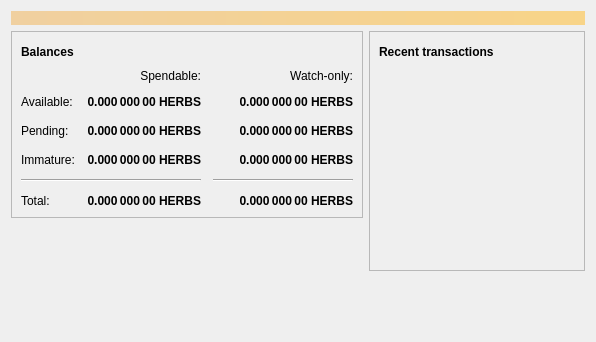
<?xml version="1.0" encoding="UTF-8"?>
<ui version="4.0">
 <class>OverviewPage</class>
 <widget class="QWidget" name="OverviewPage">
  <property name="geometry">
   <rect>
    <x>0</x>
    <y>0</y>
    <width>596</width>
    <height>342</height>
   </rect>
  </property>
  <property name="windowTitle">
   <string>Form</string>
  </property>
  <layout class="QVBoxLayout" name="topLayout">
   <item>
    <widget class="QLabel" name="labelAlerts">
     <property name="visible">
      <bool>false</bool>
     </property>
     <property name="styleSheet">
      <string notr="true">QLabel { background-color: qlineargradient(x1: 0, y1: 0, x2: 1, y2: 0, stop:0 #F0D0A0, stop:1 #F8D488); color:#000000; }</string>
     </property>
     <property name="wordWrap">
      <bool>true</bool>
     </property>
     <property name="margin">
      <number>3</number>
     </property>
     <property name="textInteractionFlags">
      <set>Qt::TextSelectableByMouse</set>
     </property>
    </widget>
   </item>
   <item>
    <layout class="QHBoxLayout" name="horizontalLayout" stretch="1,1">
     <item>
      <layout class="QVBoxLayout" name="verticalLayout_2">
       <item>
        <widget class="QFrame" name="frame">
         <property name="frameShape">
          <enum>QFrame::StyledPanel</enum>
         </property>
         <property name="frameShadow">
          <enum>QFrame::Raised</enum>
         </property>
         <layout class="QVBoxLayout" name="verticalLayout_4">
          <item>
           <layout class="QHBoxLayout" name="horizontalLayout_4">
            <item>
             <widget class="QLabel" name="label_5">
              <property name="font">
               <font>
                <weight>75</weight>
                <bold>true</bold>
               </font>
              </property>
              <property name="text">
               <string>Balances</string>
              </property>
             </widget>
            </item>
            <item>
             <widget class="QPushButton" name="labelWalletStatus">
              <property name="enabled">
               <bool>true</bool>
              </property>
              <property name="maximumSize">
               <size>
                <width>30</width>
                <height>16777215</height>
               </size>
              </property>
              <property name="toolTip">
               <string>The displayed information may be out of date. Your wallet automatically synchronizes with the herbsters network after a connection is established, but this process has not completed yet.</string>
              </property>
              <property name="text">
               <string/>
              </property>
              <property name="icon">
               <iconset resource="../herbsters.qrc">
                <normaloff>:/icons/warning</normaloff>
                <disabledoff>:/icons/warning</disabledoff>:/icons/warning</iconset>
              </property>
              <property name="iconSize">
               <size>
                <width>24</width>
                <height>24</height>
               </size>
              </property>
              <property name="flat">
               <bool>true</bool>
              </property>
             </widget>
            </item>
            <item>
             <spacer name="horizontalSpacer_3">
              <property name="orientation">
               <enum>Qt::Horizontal</enum>
              </property>
              <property name="sizeHint" stdset="0">
               <size>
                <width>40</width>
                <height>20</height>
               </size>
              </property>
             </spacer>
            </item>
           </layout>
          </item>
          <item>
           <layout class="QGridLayout" name="gridLayout">
            <property name="spacing">
             <number>12</number>
            </property>
            <item row="2" column="2">
             <widget class="QLabel" name="labelWatchPending">
              <property name="font">
               <font>
                <weight>75</weight>
                <bold>true</bold>
               </font>
              </property>
              <property name="cursor">
               <cursorShape>IBeamCursor</cursorShape>
              </property>
              <property name="toolTip">
               <string>Unconfirmed transactions to watch-only addresses</string>
              </property>
              <property name="text">
               <string notr="true">0.000 000 00 HERBS</string>
              </property>
              <property name="alignment">
               <set>Qt::AlignRight|Qt::AlignTrailing|Qt::AlignVCenter</set>
              </property>
              <property name="textInteractionFlags">
               <set>Qt::LinksAccessibleByMouse|Qt::TextSelectableByKeyboard|Qt::TextSelectableByMouse</set>
              </property>
             </widget>
            </item>
            <item row="2" column="1">
             <widget class="QLabel" name="labelUnconfirmed">
              <property name="font">
               <font>
                <weight>75</weight>
                <bold>true</bold>
               </font>
              </property>
              <property name="cursor">
               <cursorShape>IBeamCursor</cursorShape>
              </property>
              <property name="toolTip">
               <string>Total of transactions that have yet to be confirmed, and do not yet count toward the spendable balance</string>
              </property>
              <property name="text">
               <string notr="true">0.000 000 00 HERBS</string>
              </property>
              <property name="alignment">
               <set>Qt::AlignRight|Qt::AlignTrailing|Qt::AlignVCenter</set>
              </property>
              <property name="textInteractionFlags">
               <set>Qt::LinksAccessibleByMouse|Qt::TextSelectableByKeyboard|Qt::TextSelectableByMouse</set>
              </property>
             </widget>
            </item>
            <item row="3" column="2">
             <widget class="QLabel" name="labelWatchImmature">
              <property name="font">
               <font>
                <weight>75</weight>
                <bold>true</bold>
               </font>
              </property>
              <property name="cursor">
               <cursorShape>IBeamCursor</cursorShape>
              </property>
              <property name="toolTip">
               <string>Mined balance in watch-only addresses that has not yet matured</string>
              </property>
              <property name="text">
               <string notr="true">0.000 000 00 HERBS</string>
              </property>
              <property name="alignment">
               <set>Qt::AlignRight|Qt::AlignTrailing|Qt::AlignVCenter</set>
              </property>
              <property name="textInteractionFlags">
               <set>Qt::LinksAccessibleByMouse|Qt::TextSelectableByKeyboard|Qt::TextSelectableByMouse</set>
              </property>
             </widget>
            </item>
            <item row="4" column="0" colspan="2">
             <widget class="Line" name="line">
              <property name="orientation">
               <enum>Qt::Horizontal</enum>
              </property>
             </widget>
            </item>
            <item row="4" column="2">
             <widget class="Line" name="lineWatchBalance">
              <property name="sizePolicy">
               <sizepolicy hsizetype="Preferred" vsizetype="Fixed">
                <horstretch>0</horstretch>
                <verstretch>0</verstretch>
               </sizepolicy>
              </property>
              <property name="minimumSize">
               <size>
                <width>140</width>
                <height>0</height>
               </size>
              </property>
              <property name="orientation">
               <enum>Qt::Horizontal</enum>
              </property>
             </widget>
            </item>
            <item row="5" column="0">
             <widget class="QLabel" name="labelTotalText">
              <property name="text">
               <string>Total:</string>
              </property>
             </widget>
            </item>
            <item row="3" column="1">
             <widget class="QLabel" name="labelImmature">
              <property name="font">
               <font>
                <weight>75</weight>
                <bold>true</bold>
               </font>
              </property>
              <property name="cursor">
               <cursorShape>IBeamCursor</cursorShape>
              </property>
              <property name="toolTip">
               <string>Mined balance that has not yet matured</string>
              </property>
              <property name="text">
               <string notr="true">0.000 000 00 HERBS</string>
              </property>
              <property name="alignment">
               <set>Qt::AlignRight|Qt::AlignTrailing|Qt::AlignVCenter</set>
              </property>
              <property name="textInteractionFlags">
               <set>Qt::LinksAccessibleByMouse|Qt::TextSelectableByKeyboard|Qt::TextSelectableByMouse</set>
              </property>
             </widget>
            </item>
            <item row="2" column="3">
             <spacer name="horizontalSpacer_2">
              <property name="orientation">
               <enum>Qt::Horizontal</enum>
              </property>
              <property name="sizeHint" stdset="0">
               <size>
                <width>40</width>
                <height>20</height>
               </size>
              </property>
             </spacer>
            </item>
            <item row="3" column="0">
             <widget class="QLabel" name="labelImmatureText">
              <property name="text">
               <string>Immature:</string>
              </property>
             </widget>
            </item>
            <item row="5" column="1">
             <widget class="QLabel" name="labelTotal">
              <property name="font">
               <font>
                <weight>75</weight>
                <bold>true</bold>
               </font>
              </property>
              <property name="cursor">
               <cursorShape>IBeamCursor</cursorShape>
              </property>
              <property name="toolTip">
               <string>Your current total balance</string>
              </property>
              <property name="text">
               <string notr="true">0.000 000 00 HERBS</string>
              </property>
              <property name="alignment">
               <set>Qt::AlignRight|Qt::AlignTrailing|Qt::AlignVCenter</set>
              </property>
              <property name="textInteractionFlags">
               <set>Qt::LinksAccessibleByMouse|Qt::TextSelectableByKeyboard|Qt::TextSelectableByMouse</set>
              </property>
             </widget>
            </item>
            <item row="5" column="2">
             <widget class="QLabel" name="labelWatchTotal">
              <property name="font">
               <font>
                <weight>75</weight>
                <bold>true</bold>
               </font>
              </property>
              <property name="cursor">
               <cursorShape>IBeamCursor</cursorShape>
              </property>
              <property name="toolTip">
               <string>Current total balance in watch-only addresses</string>
              </property>
              <property name="text">
               <string notr="true">0.000 000 00 HERBS</string>
              </property>
              <property name="alignment">
               <set>Qt::AlignRight|Qt::AlignTrailing|Qt::AlignVCenter</set>
              </property>
              <property name="textInteractionFlags">
               <set>Qt::LinksAccessibleByMouse|Qt::TextSelectableByKeyboard|Qt::TextSelectableByMouse</set>
              </property>
             </widget>
            </item>
            <item row="0" column="2">
             <widget class="QLabel" name="labelWatchonly">
              <property name="text">
               <string>Watch-only:</string>
              </property>
              <property name="alignment">
               <set>Qt::AlignRight|Qt::AlignTrailing|Qt::AlignVCenter</set>
              </property>
             </widget>
            </item>
            <item row="1" column="0">
             <widget class="QLabel" name="labelBalanceText">
              <property name="text">
               <string>Available:</string>
              </property>
             </widget>
            </item>
            <item row="1" column="1">
             <widget class="QLabel" name="labelBalance">
              <property name="font">
               <font>
                <weight>75</weight>
                <bold>true</bold>
               </font>
              </property>
              <property name="cursor">
               <cursorShape>IBeamCursor</cursorShape>
              </property>
              <property name="toolTip">
               <string>Your current spendable balance</string>
              </property>
              <property name="text">
               <string notr="true">0.000 000 00 HERBS</string>
              </property>
              <property name="alignment">
               <set>Qt::AlignRight|Qt::AlignTrailing|Qt::AlignVCenter</set>
              </property>
              <property name="textInteractionFlags">
               <set>Qt::LinksAccessibleByMouse|Qt::TextSelectableByKeyboard|Qt::TextSelectableByMouse</set>
              </property>
             </widget>
            </item>
            <item row="1" column="2">
             <widget class="QLabel" name="labelWatchAvailable">
              <property name="font">
               <font>
                <weight>75</weight>
                <bold>true</bold>
               </font>
              </property>
              <property name="cursor">
               <cursorShape>IBeamCursor</cursorShape>
              </property>
              <property name="toolTip">
               <string>Your current balance in watch-only addresses</string>
              </property>
              <property name="text">
               <string notr="true">0.000 000 00 HERBS</string>
              </property>
              <property name="alignment">
               <set>Qt::AlignRight|Qt::AlignTrailing|Qt::AlignVCenter</set>
              </property>
              <property name="textInteractionFlags">
               <set>Qt::LinksAccessibleByMouse|Qt::TextSelectableByKeyboard|Qt::TextSelectableByMouse</set>
              </property>
             </widget>
            </item>
            <item row="2" column="0">
             <widget class="QLabel" name="labelPendingText">
              <property name="text">
               <string>Pending:</string>
              </property>
             </widget>
            </item>
            <item row="0" column="1">
             <widget class="QLabel" name="labelSpendable">
              <property name="text">
               <string>Spendable:</string>
              </property>
              <property name="alignment">
               <set>Qt::AlignRight|Qt::AlignTrailing|Qt::AlignVCenter</set>
              </property>
             </widget>
            </item>
           </layout>
          </item>
         </layout>
        </widget>
       </item>
       <item>
        <spacer name="verticalSpacer">
         <property name="orientation">
          <enum>Qt::Vertical</enum>
         </property>
         <property name="sizeHint" stdset="0">
          <size>
           <width>20</width>
           <height>40</height>
          </size>
         </property>
        </spacer>
       </item>
      </layout>
     </item>
     <item>
      <layout class="QVBoxLayout" name="verticalLayout_3">
       <item>
        <widget class="QFrame" name="frame_2">
         <property name="frameShape">
          <enum>QFrame::StyledPanel</enum>
         </property>
         <property name="frameShadow">
          <enum>QFrame::Raised</enum>
         </property>
         <layout class="QVBoxLayout" name="verticalLayout">
          <item>
           <layout class="QHBoxLayout" name="horizontalLayout_2">
            <item>
             <widget class="QLabel" name="label_4">
              <property name="font">
               <font>
                <weight>75</weight>
                <bold>true</bold>
               </font>
              </property>
              <property name="text">
               <string>Recent transactions</string>
              </property>
             </widget>
            </item>
            <item>
             <widget class="QPushButton" name="labelTransactionsStatus">
              <property name="enabled">
               <bool>true</bool>
              </property>
              <property name="maximumSize">
               <size>
                <width>30</width>
                <height>16777215</height>
               </size>
              </property>
              <property name="toolTip">
               <string>The displayed information may be out of date. Your wallet automatically synchronizes with the herbsters network after a connection is established, but this process has not completed yet.</string>
              </property>
              <property name="text">
               <string/>
              </property>
              <property name="icon">
               <iconset resource="../herbsters.qrc">
                <normaloff>:/icons/warning</normaloff>
                <disabledoff>:/icons/warning</disabledoff>:/icons/warning</iconset>
              </property>
              <property name="iconSize">
               <size>
                <width>24</width>
                <height>24</height>
               </size>
              </property>
              <property name="flat">
               <bool>true</bool>
              </property>
             </widget>
            </item>
            <item>
             <spacer name="horizontalSpacer">
              <property name="orientation">
               <enum>Qt::Horizontal</enum>
              </property>
              <property name="sizeHint" stdset="0">
               <size>
                <width>40</width>
                <height>20</height>
               </size>
              </property>
             </spacer>
            </item>
           </layout>
          </item>
          <item>
           <widget class="QListView" name="listTransactions">
            <property name="styleSheet">
             <string notr="true">QListView { background: transparent; }</string>
            </property>
            <property name="frameShape">
             <enum>QFrame::NoFrame</enum>
            </property>
            <property name="verticalScrollBarPolicy">
             <enum>Qt::ScrollBarAlwaysOff</enum>
            </property>
            <property name="horizontalScrollBarPolicy">
             <enum>Qt::ScrollBarAlwaysOff</enum>
            </property>
            <property name="selectionMode">
             <enum>QAbstractItemView::NoSelection</enum>
            </property>
           </widget>
          </item>
         </layout>
        </widget>
       </item>
       <item>
        <spacer name="verticalSpacer_2">
         <property name="orientation">
          <enum>Qt::Vertical</enum>
         </property>
         <property name="sizeHint" stdset="0">
          <size>
           <width>20</width>
           <height>40</height>
          </size>
         </property>
        </spacer>
       </item>
      </layout>
     </item>
    </layout>
   </item>
  </layout>
 </widget>
 <resources/>
 <connections/>
</ui>
